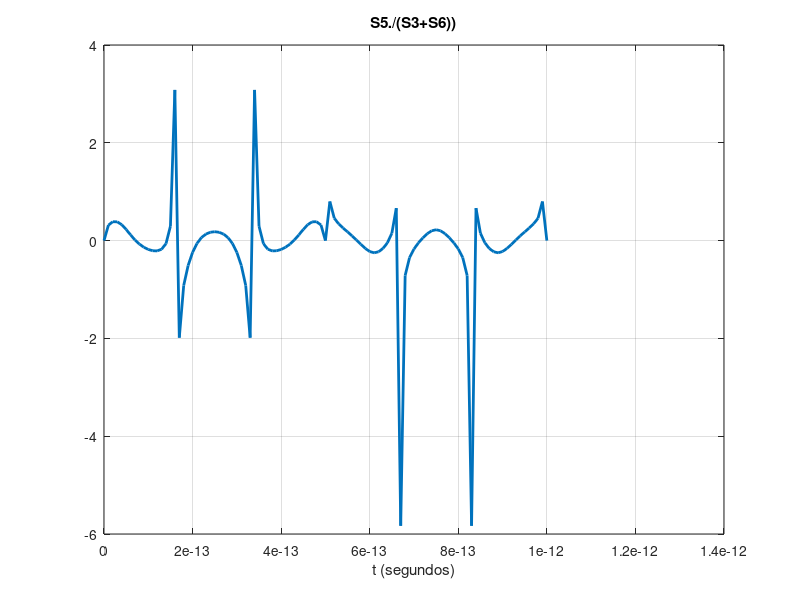

Write MATLAB code to recreate this figure.
clc;
clear all;
close all;

t=0:10^-14:10^-12;
f=10^12;
Fase=0;
Amplitud1=738;
S1=Amplitud1* sin(2*pi*f*t + Fase);
Amplitud2=55;
S2=Amplitud2* cos(2*pi*f*2*t + Fase);
Amplitud3=30;
S3=Amplitud3* sin(2*pi*f*3*t + Fase);
Amplitud4=19;
S4=Amplitud4*cos(2*pi*f*5*t + Fase);
Amplitud5=6;
S5=Amplitud5*sin(2*pi*f*7*t + Fase);
Amplitud6=3;
S6=Amplitud6*cos(2*pi*f*10*t + Fase);


%ST= S1.*(S2+S4);
%plot(t,ST,'LineWidth',2);
%xlabel ('t (segundos)');
%title ('S1.*(S2+S4)');
%grid on;

ST= S5./(S3+S6);
plot(t,ST,'LineWidth',2);
xlabel ('t (segundos)');
title ('S5./(S3+S6))');
grid on;